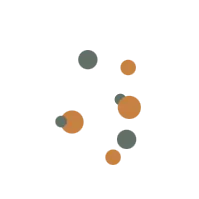
#> input picture assets/mark/cwoffee_turn_working_source_199.webp, 199 x 199 px
$ python mark-resize.py ../assets/mark/cwoffee_turn_working_source_199.webp ../assets/mark/cwoffee_turn_working_source_199.webp 5 ../assets/mark/cwoffee_turn_working_source_199.webp
#> lines starting #> are read from the running program, lines starting #| are printed output that depends on the picture
#!/usr/bin/env python3
"""Resize an animated WebP mark without letting the frame table drift.

The app ships artwork sized for the CSS box it will be drawn in at this display's DPR (a 20px
mark on a DPR-2 screen wants a 40px file), while the artwork itself is kept at its authored
size under `assets/` so a later size decision does not need the artist's file again. Resizing
is a pixel operation, and Pillow does that losslessly. What it does not do reliably is carry
the frame table back out: the durations an encoder wrote come back through `ImageSequence` as
`None` in this Pillow, so a build that re-times the animation from whatever it has to hand
silently changes how fast the drawing moves — and a mark that runs six times too slowly is
invisible in a screenshot and obvious on a bench.

So the durations are read from the container here. A frame's duration sits at offset 12 of the
ANMF payload, with the frame's image chunk starting at +16: that is the offset and the
structural check `webp-pause.py` records (verified there against a file libwebp wrote with
known durations, and against what ImageMagick and WebKitGTK play). Read offset 6 instead and
this artwork answers 198 where its own table says 33 — a six-fold drift, which is exactly the
mistake this script exists to make impossible. Both halves are printed, and the written file is
re-read: the check is the point.

usage: mark-resize.py SOURCE.webp LOOP_DEST.webp SIZE STILL_DEST.webp

The still is written from the same resized frames rather than by carving frame 0 out of the
loop with webp-still.py: this build stores delta frames (a frame's image data covers 23x28 of
the 40-unit canvas at an offset), and copying those bytes into a full-canvas container produces
a file decoders call corrupt. One source, one resample, one size decision for both files.
"""
import struct
import subprocess
import sys

from PIL import Image, ImageSequence

if len(sys.argv) != 5:
    sys.exit("usage: mark-resize.py SOURCE.webp LOOP_DEST.webp SIZE STILL_DEST.webp")
src, dst, size, still = sys.argv[1], sys.argv[2], int(sys.argv[3]), sys.argv[4]


def walk(buf):
    """Payload start of every ANMF chunk, by walking the container.

    A byte scan for the fourcc is not enough: compressed image data holds byte sequences that
    spell ANMF, and an early version of this script read a frame duration out of one of them
    and reported a lap of 587,748,766ms.
    """
    found, i = [], 12
    while i + 8 <= len(buf):
        fourcc = bytes(buf[i : i + 4])
        chunk = struct.unpack("<I", buf[i + 4 : i + 8])[0]
        if fourcc == b"ANMF":
            found.append(i + 8)
        i += 8 + chunk + (chunk & 1)
    return found


def dur_at(buf, off):
    return struct.unpack("<I", buf[off + 12 : off + 15] + b"\0")[0]


def image_fourcc(buf, off):
    return bytes(buf[off + 16 : off + 20])


def table(buf, what):
    """The frame table of an animated WebP, or a refusal naming what was wrong."""
    if buf[0:4] != b"RIFF" or buf[8:12] != b"WEBP":
        sys.exit(f"{what}: not a WebP file")
    offs = walk(buf)
    if not offs:
        sys.exit(f"{what}: no ANMF chunks, so not an animation")
    for off in offs:
        if image_fourcc(buf, off) not in (b"ALPH", b"VP8 ", b"VP8L"):
            sys.exit(
                f"{what}: unexpected ANMF layout at {off}: image data starts with "
                f"{image_fourcc(buf, off)!r}, so this file's frame table is not the layout "
                "this script reads — find the offset before resizing it"
            )
    return offs, [dur_at(buf, off) for off in offs]


b = open(src, "rb").read()
offs, durs = table(b, "source")
anim = b.find(b"ANIM")
loop = struct.unpack("<I", b[anim + 8 : anim + 12])[0] if anim >= 0 else 0
print(f"read: {len(durs)} frame(s), durations {sorted(set(durs))}, lap {sum(durs)}ms, loop {hex(loop)}")

im = Image.open(src)
#> im is the input picture: PIL image 199x199 RGBA; mean R, G, B, A 15.4, 13.2, 10.7, 12.3
out = [fr.convert("RGBA").resize((size, size), Image.LANCZOS) for fr in ImageSequence.Iterator(im)]
#> out = 75 items
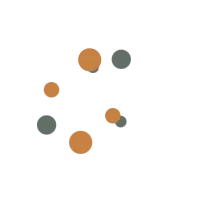
#> im: PIL image 199x199 RGBA; mean R, G, B, A 15.4, 13.1, 10.6, 12.2; transparent parts drawn white
# disposal=2 (clear the canvas) because every resized frame is full-canvas: the source stores
# delta frames and ImageSequence hands back the composited canvas, which must not accumulate.
out[0].save(dst, save_all=True, append_images=out[1:], duration=durs, loop=0, lossless=True, disposal=2)

out[0].save(still, format="WEBP", lossless=True)

_, wdur = table(open(dst, "rb").read(), "written")
#> (the run stopped early here; a loop or call above may not have finished)
